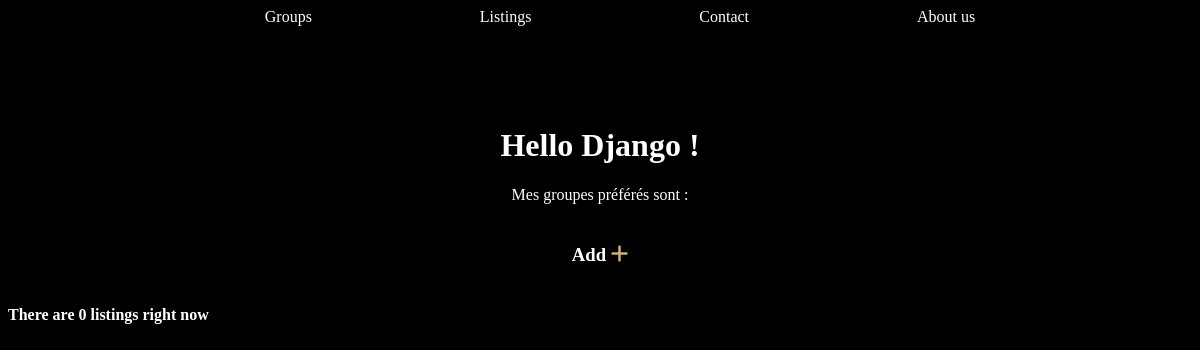
The page /listings on the database as committed earlier.
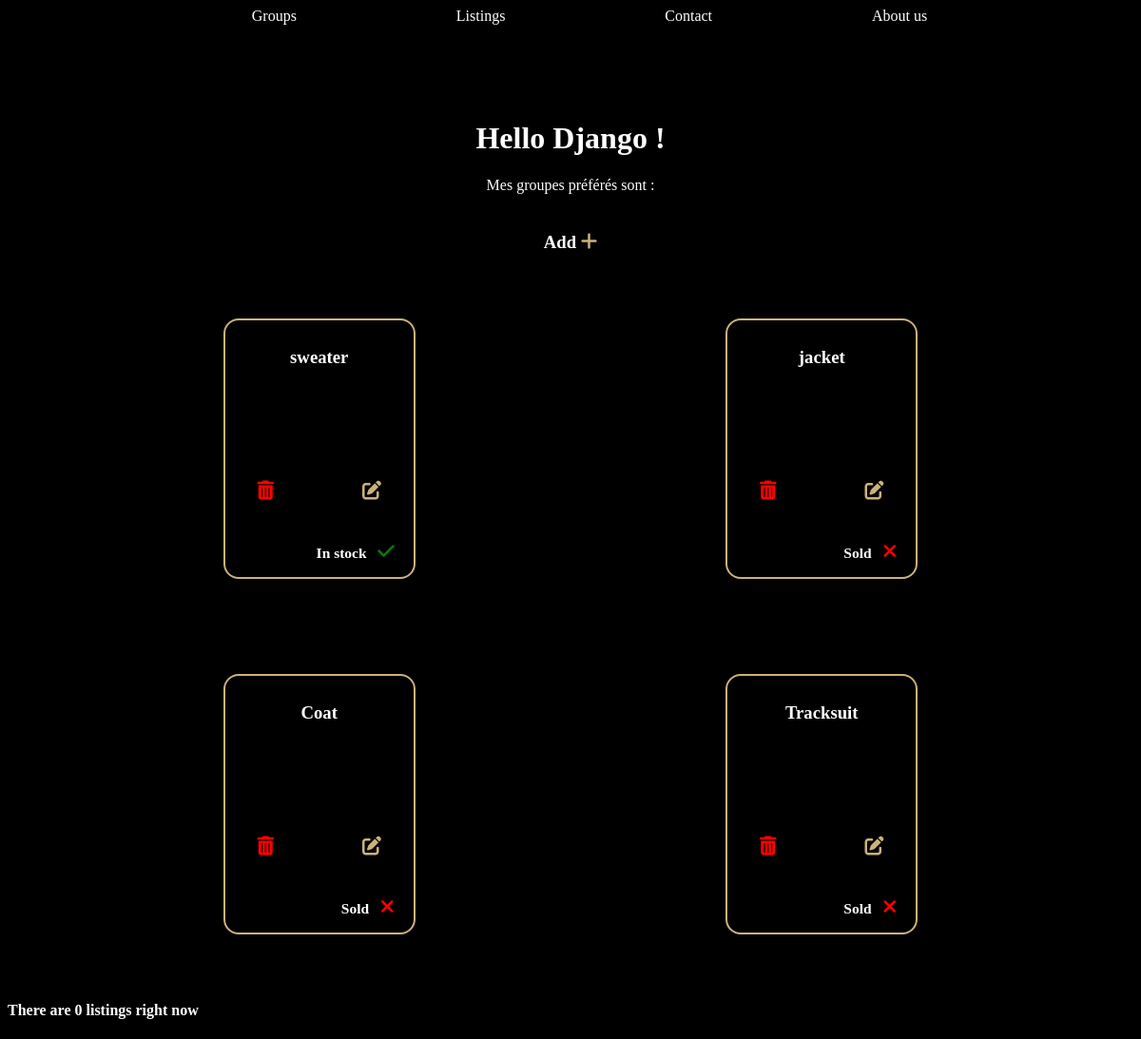
The same page on the database as committed later.
### listing/models.py (models this page shows)
class Listing(models.Model):
    band = models.ForeignKey(Band, null=True, on_delete=models.SET_NULL)
    class Type(models.TextChoices):
        RECORDS = 'R'
        CLOTHING = 'C'
        POSTERS = 'P'
        MISCELLANOUS = 'M'
    name = models.fields.CharField(max_length=100)
    description = models.fields.CharField(max_length=1000)
    sold = models.fields.BooleanField(default= False)
    year = models.fields.IntegerField(validators=[MinValueValidator(1900), MaxValueValidator(2022)], blank=True, null=True)
    type = models.fields.CharField(choices=Type.choices, max_length=10)

### listing/views.py (the view)
# urls.py: path('listings', views.listing_list, name='listing-list'),
def listing_list(request):
     listings = Listing.objects.all()
     return render(request,
                   'listings/listing_list.html',
                   {'listings' : listings})

### listing/templates/listings/listing_list.html (shortened to what this page needs)
{% extends 'listings/base.html' %}
{% block content %}
        <h1 style="text-align:center"> Hello Django !</h1>
        <p style="text-align:center"> Mes groupes préférés sont :
        <h3 style="text-align:center; margin-top: 40px">
            <a href="{% url 'listing-create' %}"> Add <i class="fa-solid fa-plus medium-size-icon"></i> </a>
        </h3>
        <div class="parent">
            {% for listing in listings %}
                <div class="child">
                    <h3>
                    <a href ="{% url 'listing-detail' listing.id %}"> {{ listing.name }} </a>
                    <h3>
                    <h5>
                        <a href="{% url 'listing-update' listing.id %}"> <i class="fa-solid fa-pen-to-square gold edit medium-size-icon"></i> </a>
                    </h5>
                    <h5>
                        <i class="fa-solid fa-trash-can delete red medium-size-icon"></i>
                    <h5>
                    <div class="">
                        {% if listing.sold %}
                            <h3 class="active"> Sold &nbsp <i class="fa-solid fa-xmark red medium-size-icon"></i> </h3>
                        {% else %}
                            <h3 class="active"> In stock &nbsp <i class="fa-solid fa-check medium-size-icon"></i> </h3>
                        {% endif %}
                    </div>
                </div>
            {% endfor %}
        </div>
        </p>
        <h4> There are {{ listing|length }} listings right now </h4>
{% endblock %}

Rows that differ between the two databases and show on the page:
added Listing: name "sweater", sold "In stock"
added Listing: name "jacket", sold "Sold"
added Listing: name "Coat", sold "Sold"
added Listing: name "Tracksuit", sold "Sold"
